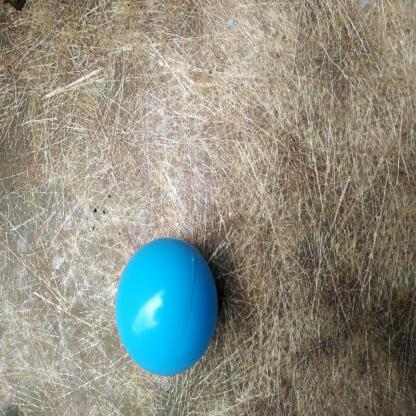
#> input picture images/100.jpg, 416 x 416 px; its folder holds only this picture in this run
$ jupyter execute --allow-errors deteccao_circulos.ipynb
#> lines starting #> are read from the running program, lines starting #| are printed output that depends on the picture; after the words box and inside, x2 and y2 are one past the last pixel; in counts of white or black regions, pixels touching at a corner belong together
# Trabalho Final - Processamento de Imagens

Alunos: Lais Vitória Batista Santos e
Tiago Rodrigues dos Santos

[cell 1]
from skimage.io import imread
import matplotlib.pyplot as plt
from matplotlib.patches import Rectangle
from skimage.transform import hough_circle_peaks, hough_circle
import numpy as np
from scipy.ndimage import gaussian_filter
from skimage.filters import sobel
from skimage.morphology import (
    opening,
    binary_opening,
    binary_closing,
    binary_erosion,
)
from glob import glob
import math
import json
import os

## Funções importantes criadas

[cell 2]
def my_threshold_otsu(image, nbins=256):
    # achata a imagem
    img = image.ravel()

    # histograma
    hist, bin_edges = np.histogram(img, bins=nbins)

    # probabilidade de cada nível
    hist = hist.astype(float)
    prob = hist / hist.sum()

    # centros dos bins
    bin_centers = (bin_edges[:-1] + bin_edges[1:]) / 2

    # pesos acumulados
    w0 = np.cumsum(prob)
    w1 = 1.0 - w0

    # médias acumuladas
    mu0 = np.cumsum(prob * bin_centers) / np.maximum(w0, 1e-10)
    muT = np.sum(prob * bin_centers)
    mu1 = (muT - w0 * mu0) / np.maximum(w1, 1e-10)

    # variância entre classes
    sigma_b2 = w0 * w1 * (mu0 - mu1) ** 2

    # threshold ótimo
    idx = np.argmax(sigma_b2)
    return bin_centers[idx]

def my_gray2rgb(img):
    if img.ndim != 2:
        raise ValueError("A imagem deve ser 2D (grayscale)")

    return np.stack([img, img, img], axis=-1)

def my_circle_perimeter(cy, cx, r, shape=None):
    rr, cc = [], []

    x = r
    y = 0
    p = 1 - r

    while x >= y:
        points = [
            ( cy + y, cx + x),
            ( cy + y, cx - x),
            ( cy - y, cx + x),
            ( cy - y, cx - x),
            ( cy + x, cx + y),
            ( cy + x, cx - y),
            ( cy - x, cx + y),
            ( cy - x, cx - y),
        ]
        for py, px in points:
            rr.append(py)
            cc.append(px)

        y += 1
        if p <= 0:
            p += 2*y + 1
        else:
            x -= 1
            p += 2*y - 2*x + 1

    rr = np.array(rr)
    cc = np.array(cc)

    if shape is not None:
        h, w = shape[:2]
        mask = (rr >= 0) & (rr < h) & (cc >= 0) & (cc < w)
        rr, cc = rr[mask], cc[mask]

    return rr, cc

def my_label(binary_img):
    h, w = binary_img.shape
    labels = np.zeros((h, w), dtype=int)

    label_id = 0

    for y in range(h):
        for x in range(w):
            if binary_img[y, x] and labels[y, x] == 0:
                label_id += 1
                stack = [(y, x)]
                labels[y, x] = label_id

                while stack:
                    cy, cx = stack.pop()

                    for ny, nx in [
                        (cy-1, cx), (cy+1, cx),
                        (cy, cx-1), (cy, cx+1),
                        (cy-1, cx-1), (cy-1, cx+1),
                        (cy+1, cx-1), (cy+1, cx+1)
                    ]:
                        if (0 <= ny < h and 0 <= nx < w and
                            binary_img[ny, nx] and labels[ny, nx] == 0):
                            labels[ny, nx] = label_id
                            stack.append((ny, nx))

    return labels, label_id

## Função de pré-processamento

[cell 3]
def preprocessar(img):
    # Etapas comuns
    img_smooth = gaussian_filter(img, sigma=2)
    edges = sobel(img_smooth)
    th = my_threshold_otsu(edges)
    bin_edges = edges > th

    # Métricas
    densidade = np.mean(bin_edges)
    num_componentes = my_label(bin_edges)[1]

    # Decisão
    tem_ruido = (densidade > 0.02) or (num_componentes > 300)

    if tem_ruido:
        # Limpeza pesada
        fp_open = np.ones((5, 5)).astype('uint8')
        fp_close = np.ones((3, 9)).astype('uint8')
        fp_erode = np.ones((2, 2)).astype('uint8')

        bin_edges = binary_opening(bin_edges, fp_open)
        bin_edges = binary_closing(bin_edges, fp_close)
        bin_edges = binary_erosion(bin_edges, fp_erode)

    return bin_edges, {
        "densidade": densidade,
        "componentes": num_componentes,
        "ruido_aplicado": tem_ruido
    }

## Função de detecção de círculos

[cell 4]
def detectar_circulo(img_bin, raios):
    hough_res = hough_circle(img_bin, raios)

    accs, cx, cy, r = hough_circle_peaks(
        hough_res,
        raios,
        total_num_peaks=1
    )

    if len(r) == 0:
        return None

    return cx[0], cy[0], r[0]

## Ler imagens da pasta

[cell 5]
paths = sorted(glob('../images/*'))
print(paths)

## Detectar círculos nas imagens

[cell 6]
resultados_hough = []
n = len(paths)
cols = 4
rows = math.ceil(n / cols)
fig, axes = plt.subplots(rows, cols, figsize=(4*cols, 4*rows))
axes = axes.flatten()
for i, path in enumerate(paths):
  img = imread(path, as_gray=True)
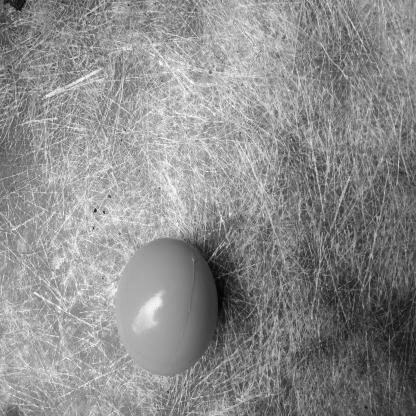
#> img: shape (416, 416) float64; min 0.00364, max 0.997, mean 0.552

  img_bin, info = preprocessar(img)
#> in preprocessar, `img_smooth = gaussian_filter(img, sigma=2)`:
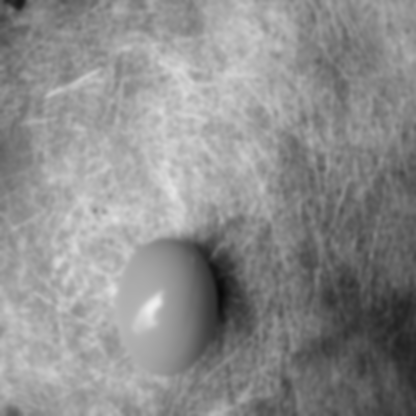
#> img_smooth: shape (416, 416) float64; min 0.038, max 0.936, mean 0.552
#> in preprocessar, `edges = sobel(img_smooth)`:
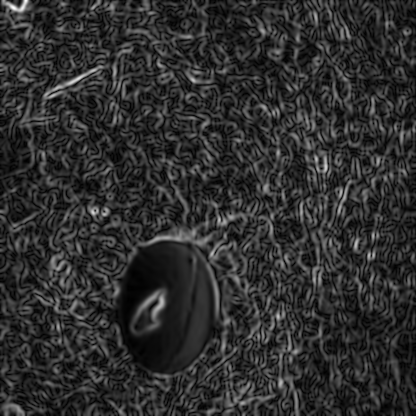
#> edges: shape (416, 416) float64; min 2.21e-05, max 0.0885, mean 0.0162; drawn with min black and max white
#> in my_threshold_otsu, `hist, bin_edges = np.histogram(img, bins=nbins)`: hist = 256 values, max 2787 at index 23, min 0 at index 223, mean 676; bin_edges = 257 values from 2.21e-05 to 0.0885
#> in my_threshold_otsu, `prob = hist / hist.sum()`: prob = 256 values, max 0.0161 at index 23, min 0 at index 223, mean 0.00391
#> in my_threshold_otsu, `bin_centers = (bin_edges[:-1] + bin_edges[1:]) / 2`: bin_centers = 256 values from 0.000195 to 0.0883
#> in my_threshold_otsu, `w0 = np.cumsum(prob)`: w0 = 256 values from 0.000537 to 1
#> in my_threshold_otsu, `w1 = 1.0 - w0`: w1 = 256 values, max 0.999 at index 0, min 6.66e-16 at index 255, mean 0.181
#> in my_threshold_otsu, `mu0 = np.cumsum(prob * bin_centers) / np.maximum(w0, 1e-10)`: mu0 = 256 values from 0.000195 to 0.0162
#> in my_threshold_otsu, `muT = np.sum(prob * bin_centers)`: muT = 0.0162
#> in my_threshold_otsu, `mu1 = (muT - w0 * mu0) / np.maximum(w1, 1e-10)`: mu1 = 256 values, max 0.0883 at index 250, min 6.94e-08 at index 255, mean 0.0513
#> in my_threshold_otsu, `sigma_b2 = w0 * w1 * (mu0 - mu1) ** 2`: sigma_b2 = 256 values, max 5.86e-05 at index 54, min 1.75e-19 at index 255, mean 1.98e-05
#> in my_threshold_otsu, `idx = np.argmax(sigma_b2)`: idx = 54
#> in preprocessar, `th = my_threshold_otsu(edges)`: th = 0.0188
#> in preprocessar, `bin_edges = edges > th`:
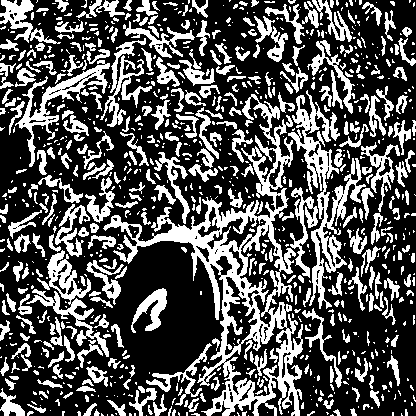
#> bin_edges: shape (416, 416) bool; 33.1% white; 931 white regions (594 under 20 px), largest, box (x1, y1, x2, y2) and area: (103, 94, 303, 416) 12017, (288, 90, 366, 309) 3969, (26, 250, 109, 357) 1903
#> in preprocessar, `densidade = np.mean(bin_edges)`: densidade = 0.331
#> after the loop in my_label, `for y in range(h):`:
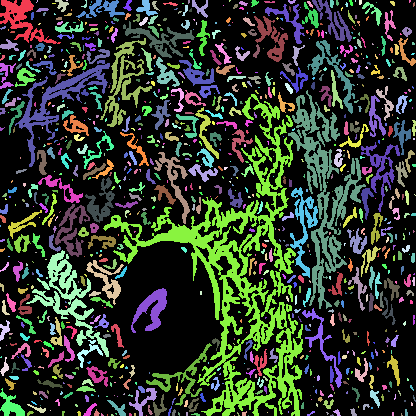
#> labels: shape (416, 416) int64; 932 distinct labels, from 0 to 931; one colour per label, 0 black
#> in preprocessar, `num_componentes = my_label(bin_edges)[1]`: num_componentes = 931
#> in preprocessar, `tem_ruido = (densidade > 0.02) or (num_componentes > 300)`: tem_ruido = True
#> in preprocessar, `bin_edges = binary_opening(bin_edges, fp_open)`:
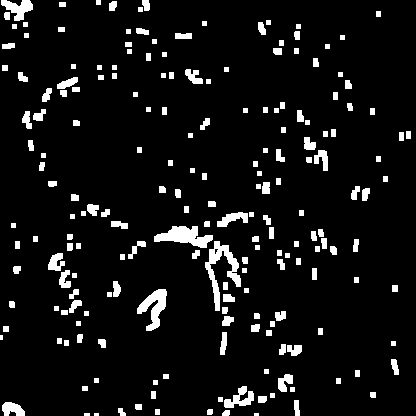
#> bin_edges: shape (416, 416) bool; 7.2% white; 200 white regions (4 under 20 px), largest, box (x1, y1, x2, y2) and area: (205, 241, 241, 311) 813, (154, 226, 213, 248) 718, (137, 289, 167, 331) 601
#> in preprocessar, `bin_edges = binary_closing(bin_edges, fp_close)`:
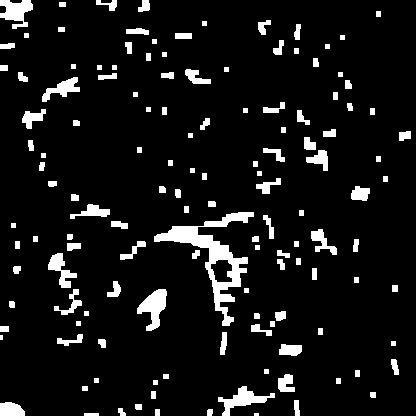
#> bin_edges: shape (416, 416) bool; 8.2% white; 136 white regions (2 under 20 px), largest, box (x1, y1, x2, y2) and area: (154, 212, 254, 326) 2560, (137, 289, 167, 331) 657, (218, 386, 275, 416) 598
#> in preprocessar, `bin_edges = binary_erosion(bin_edges, fp_erode)`:
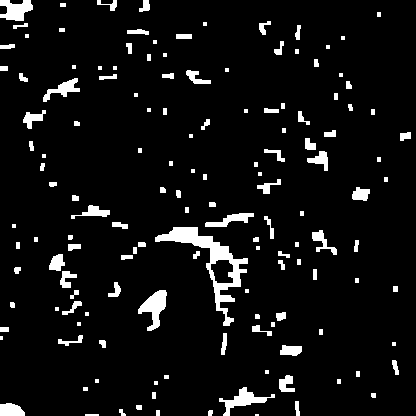
#> bin_edges: shape (416, 416) bool; 6.4% white; 144 white regions (30 under 20 px), largest, box (x1, y1, x2, y2) and area: (155, 227, 248, 326) 1883, (138, 290, 167, 331) 577, (219, 387, 275, 416) 504
#> info = {'densidade': 0.331, 'componentes': 931, 'ruido_aplicado': True}

  h, w = img.shape
#> h = 416; w = 416
  raios = np.arange(
      int(min(h, w) * 0.1),
      int(min(h, w) * 0.8),
      2
  )
#> raios = 146 values from 41 to 331

  resultado = detectar_circulo(img_bin, raios)
#> in detectar_circulo, `accs, cx, cy, r = hough_circle_peaks( hough_res, raios, total_num_peak..`: accs = [0.471]; cx = [194]; cy = [277]; r = [41]
#> resultado = (194, 277, 41)

  if resultado is None:
      print(f'Nenhum círculo encontrado em {path}')
      continue

  cx, cy, r = resultado
#> cx = 194; cy = 277; r = 41

  # guarda resultado
  h, w = img.shape
  resultados_hough.append({
      "key": path.split('\\')[-1], #nome da imagem  #
      "h": h, # altura da imagem
      "w": w, # largura da imagem
      "cx": cx, # coordenada x do centro do círculo
      "cy": cy, # coordenada y do centro do círculo
      "r": r # raio do círculo
  })

  # Visualização
  img_color = my_gray2rgb(img)
  rr, cc = my_circle_perimeter(cy, cx, r, shape=img.shape)
#> in my_circle_perimeter, `p = 1 - r`: p = -40
#> the loop in my_circle_perimeter, `while x >= y:` made 30 passes
#> (x, p) on passes 7, 12, 15, 17, 19, 21, 23, 24, 26, 27, 28, 29: (40, -57), (39, -30), (38, -19), (37, -25), (36, -21), (35, -7), (34, 17), (33, 0), (32, 40), (31, 33), (30, 30), (29, 31)
#> p on passes 1 to 6: -37, -32, -25, -16, -5, 8
#> after the loop in my_circle_perimeter, `while x >= y:`: cc = 240 values, max 235 at index 0, min 153 at index 1, mean 194; p = 36; rr = 240 values, max 318 at index 4, min 236 at index 6, mean 277; x = 28; y = 30
  img_color[rr, cc] = (1, 0, 0)
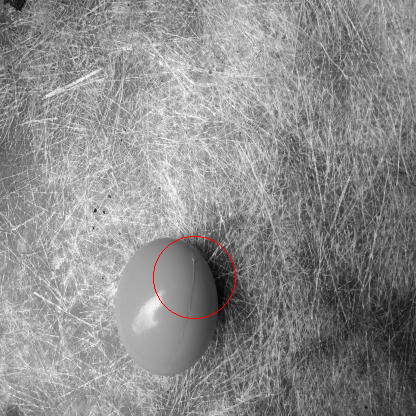
#> img_color: shape (416, 416, 3) float64; mean of channels 0, 1, 2 0.553, 0.551, 0.551; drawn as R, G, B

  axes[i].set_title(f'{path} → Raio = {r}')

  # Bounding box
  x_min = int(cx - r)
#> x_min = 153
  y_min = int(cy - r)
#> y_min = 236
  x_max = int(cx + r)
#> x_max = 235
  y_max = int(cy + r)
#> y_max = 318

  axes[i].imshow(img_color)

  rect = Rectangle(
      (x_min, y_min),
      x_max - x_min,
      y_max - y_min,
      edgecolor='blue',
      facecolor='none',
      linewidth=2
  )

  axes[i].add_patch(rect)
  axes[i].axis('off')

  progress = (i + 1) / n
  bar_len = 30
  filled = int(bar_len * progress)
  bar = '█' * filled + '-' * (bar_len - filled)
  print(f'\r[{bar}] {100*progress:6.2f}%', end='')

# Remove eixos vazios
for ax in axes[n:]:
    ax.axis('off')
plt.show()
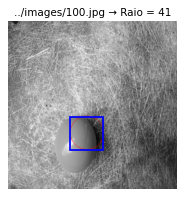
#> figure drawn by matplotlib, 1 panel
